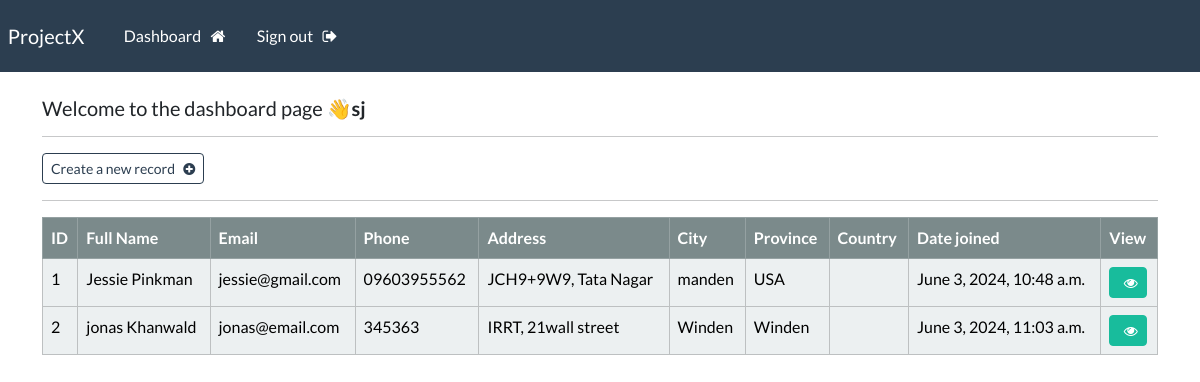
Page /dashboard/ (signed in) on the earlier database version.
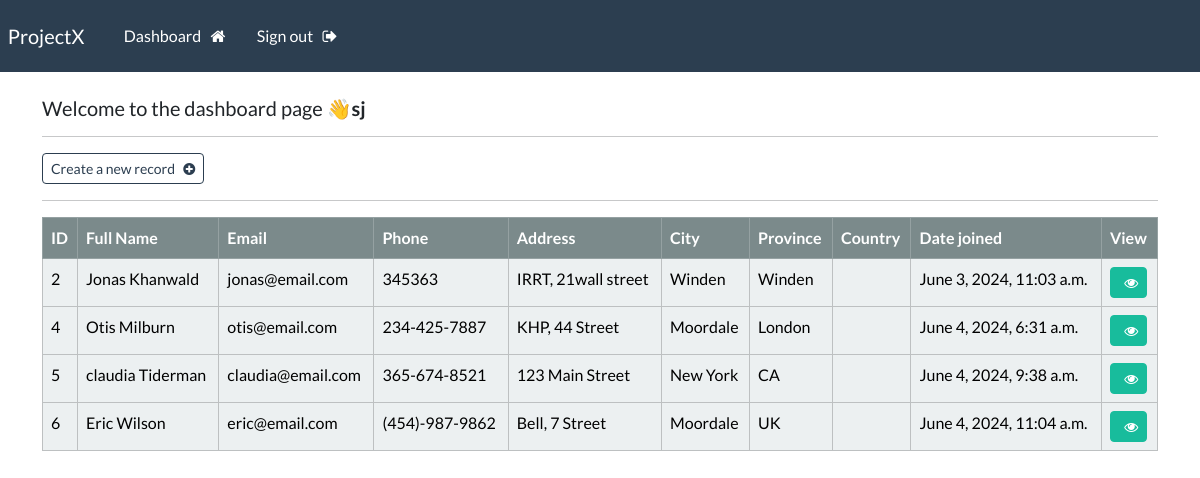
Same page on the later database version.
### webapp/models.py (models this page shows, shortened)
class Record(models.Model):
    created = models.DateTimeField(auto_now_add=True)
    first_name = models.CharField(max_length=100)
    last_name = models.CharField(max_length=100)
    email = models.EmailField(max_length=255)
    phone = models.CharField(max_length=20)
    address = models.CharField(max_length=300)
    city = models.CharField(max_length=255)
    province = models.CharField(max_length=125)

### webapp/views.py (the view)
# urls.py: path('dashboard/', views.dashboard,name="dashboard"),
@login_required(login_url='login')
def dashboard(request):
    my_record = Record.objects.all()
    context = {'records' : my_record}
    return render(request, 'webapp/dashboard.html',context)

### webapp/templates/webapp/dashboard.html
{% extends "webapp/base.html" %}
{% block content %}
<h5>Welcome to the dashboard page  <b>👋{{request.user}}</b></h5>
<hr>
<a href="{% url 'create-record' %}" class="btn btn-outline-primary btn-sm hover">Create a new record &nbsp; <i class="fa fa-plus-circle" aria-hidden="true"></i></a>
<hr>
<table class="table table-light table-hover table-bordered">
  <thead class="table-dark">
    <tr>
        <th scope='col'> ID </th>
        <th scope='col'>Full Name  </th>
        <th scope='col'>Email  </th>
        <th scope='col'>Phone  </th>
        <th scope='col'>Address  </th>
        <th scope='col'>City  </th>
        <th scope='col'>Province  </th>
        <th scope='col'>Country  </th>
        <th scope='col'>Date joined  </th>
        <th scope='col'>View  </th>
    </tr>
  </thead>
  <tbody>
    {% if records %}
    {% for record in records %}
<tr>
    <td>{{record.id}}</td>
    <td>{{record.first_name}} {{record.last_name}}</td>
    <td>{{record.email}}</td>
    <td>{{record.phone}}</td>
    <td>{{record.address}}</td>
    <td>{{record.city}}</td>
    <td>{{record.province}}</td>
    <td>{{record.country}}</td>
    <td>{{record.created}}</td>
    <td><a href="{% url 'record' record.id %}" class="text-decoration-none btn btn-sm btn-success"> &nbsp;  <i class="fa fa-eye" aria-hidden="true"></i></a></td>
</tr>
{% endfor %}
{% endif %}
  </tbody>
</table>
{% endblock content %}

### webapp/templates/webapp/base.html (shortened to what this page needs)
<!DOCTYPE html>
{% load static %}
<html lang="en">
<head>
    <link rel="stylesheet" href="https://bootswatch.com/5/flatly/bootstrap.min.css">
    <link rel="stylesheet" href="https://cdnjs.cloudflare.com/ajax/libs/font-awesome/4.7.0/css/font-awesome.min.css">
    <link rel="stylesheet" type="text/css" href="{% static 'css/styles.css' %}" />
</head>
<body>
    {% include "webapp/navbar.html" %}
    <div class="container">
        <br>
        {% block content %}
        {% endblock %}
    </div>
</body>
</html>

### webapp/templates/webapp/navbar.html (shortened to what this page needs)
<nav class="navbar navbar-expand-lg navbar-dark bg-primary justify-content-center">
    <a class="navbar-brand main-heading" href="{% url 'home-page' %}">
      &nbsp; ProjectX
    </a>
      <div class="collapse navbar-collapse text-center" id="navbarNavDropdown">
        <ul class="navbar-nav mr-auto">
          {% if user.is_authenticated %}
            <li class="nav-item">
              <a class="nav-link" href="{% url 'dashboard' %}">Dashboard &nbsp; <i class="fa fa-home" aria-hidden="true"></i> </a>
            </li>
            <li class="nav-item">
              <a class="nav-link" href="{% url 'logout' %}">Sign out &nbsp; <i class="fa fa-sign-out" aria-hidden="true"></i> </a>
            </li>
        </ul>
        {% endif %}
      </div>
  </nav>

Differences in the rows shown:
removed Record: id "1", first_name "Jessie", last_name "Pinkman", email "jessie@gmail.com", phone "09603955562", address "JCH9+9W9, Tata Nagar", city "manden", province "USA", created "June 3, 2024, 10:48 a.m."
changed Record "Khanwald": first_name "jonas" → "Jonas"
added Record: id "4", first_name "Otis", last_name "Milburn", email "otis@email.com", phone "234-425-7887", address "KHP, 44 Street", city "Moordale", province "London", created "June 4, 2024, 6:31 a.m."
added Record: id "5", first_name "claudia", last_name "Tiderman", email "claudia@email.com", phone "365-674-8521", address "123 Main Street", city "New York", province "CA", created "June 4, 2024, 9:38 a.m."
added Record: id "6", first_name "Eric", last_name "Wilson", email "eric@email.com", phone "(454)-987-9862", address "Bell, 7 Street", city "Moordale", province "UK", created "June 4, 2024, 11:04 a.m."
